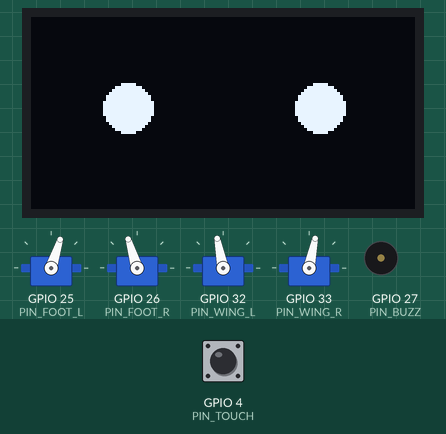
Recording of a sketch running on a simulated ESP32. On the bench: 4 × servo, 128×64 one-colour display, buzzer (waves = sounding). The test bench sets the inputs (shaded band); at power-on: GPIO 4 (PIN_TOUCH) HIGH.

Above: at 1.26 s.
1.3 s: GPIO 4 (PIN_TOUCH) pulled LOW for 0.15 s
At 1.85 s:
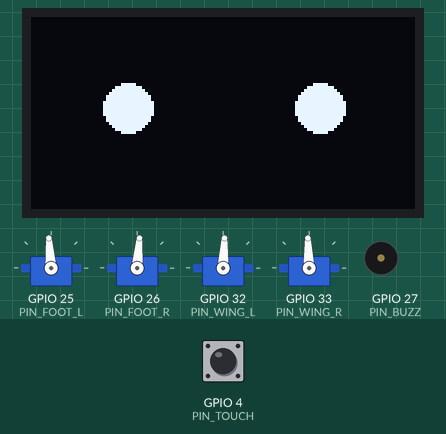
2.0 s: GPIO 4 (PIN_TOUCH) pulled LOW for 1 s
At 2.19 s:
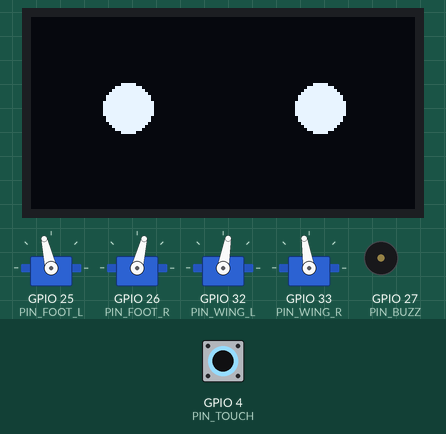
Timing chart, 0 to 9.6 s (numbered marks = the images above; inputs shaded):
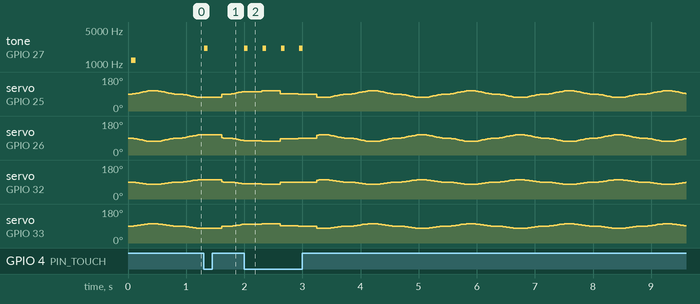

The sketch:

pip_gait_v02.ino
```cpp
// Pip gait firmware v0.2 - eased waddle + sleep, ESP32 + 4x SG90 + SSD1306 + piezo + touch
// v0.2 changes: cosine easing between gait keyframes (no more servo slam),
// deep-ish light sleep after 5 min idle, wake on touch. Same pins as v0.1.

#include <ESP32Servo.h>
#include <Wire.h>
#include <Adafruit_SSD1306.h>

#define PIN_FOOT_L 25
#define PIN_FOOT_R 26
#define PIN_WING_L 32
#define PIN_WING_R 33
#define PIN_BUZZ   27
#define PIN_TOUCH  T0   // GPIO4 touch pad

Adafruit_SSD1306 display(128, 64, &Wire, -1);
Servo footL, footR, wingL, wingR;

// Gait keyframes: [footL, footR, wingL, wingR] degrees from neutral.
// Feet rock the body onto each rocker sole; wings counter-flap.
const int8_t GAIT[][4] = {
  { 18, -18, -12,  12},   // roll left
  {  0,   0,   0,   0},   // settle
  {-18,  18,  12, -12},   // roll right
  {  0,   0,   0,   0}
};
const uint8_t GAIT_LEN = 4;
const uint16_t STEP_MS = 420;      // per keyframe, eased

float cur[4] = {0, 0, 0, 0};       // current eased positions
uint8_t step_i = 0;
unsigned long step_t = 0, last_activity = 0;
bool asleep = false;

float ease(float t) { return (1 - cos(t * PI)) / 2; }   // cosine ease in-out

void setServos() {
  footL.write(90 + cur[0]); footR.write(90 + cur[1]);
  wingL.write(90 + cur[2]); wingR.write(90 + cur[3]);
}

void peep(int f, int d) { tone(PIN_BUZZ, f, d); last_activity = millis(); }

void eyes(uint8_t mood) {   // 0 neutral, 1 happy, 2 sleepy
  display.clearDisplay();
  if (mood == 2) { display.fillRect(18, 30, 28, 3, 1); display.fillRect(82, 30, 28, 3, 1); }
  else {
    display.fillCircle(32, 30, mood ? 10 : 8, 1);
    display.fillCircle(96, 30, mood ? 10 : 8, 1);
    if (mood) { display.fillRect(22, 24, 20, 8, 0); display.fillRect(86, 24, 20, 8, 0); }
  }
  display.display();
}

void setup() {
  ESP32PWM::allocateTimer(0); ESP32PWM::allocateTimer(1);
  ESP32PWM::allocateTimer(2); ESP32PWM::allocateTimer(3);
  footL.attach(PIN_FOOT_L); footR.attach(PIN_FOOT_R);
  wingL.attach(PIN_WING_L); wingR.attach(PIN_WING_R);
  display.begin(SSD1306_SWITCHCAPVCC, 0x3C);
  touchAttachInterrupt(PIN_TOUCH, [](){}, 40);   // wake source
  eyes(0); peep(1200, 80);
  last_activity = millis();
}

void loop() {
  if (touchRead(PIN_TOUCH) < 40) {          // touched: wake + react
    if (asleep) { asleep = false; eyes(1); }
    peep(1600, 60); peep(2100, 60);
    last_activity = millis(); delay(300);
  }
  if (!asleep && millis() - last_activity > 300000UL) {   // 5 min idle: nap
    asleep = true; eyes(2); setServos();
  }
  if (asleep) { delay(200); return; }

  unsigned long now = millis();
  float t = min(1.0f, (now - step_t) / (float)STEP_MS);
  int8_t prev = (step_i + GAIT_LEN - 1) % GAIT_LEN;
  for (int j = 0; j < 4; j++)
    cur[j] = GAIT[prev][j] + (GAIT[step_i][j] - GAIT[prev][j]) * ease(t);
  setServos();
  if (t >= 1.0f) { step_i = (step_i + 1) % GAIT_LEN; step_t = now; }
  delay(15);
}
```

Measured:
- after the input at 1.3 s, tone on GPIO 27 (PIN_BUZZ): silent → 2100 Hz at once, → silent 0.06 s later
- after the input at 2.0 s, tone on GPIO 27 (PIN_BUZZ): alternates 2100 Hz for 0.06 s and silent for 0.26 s, 8 changes in all, then stays silent, starting at once
